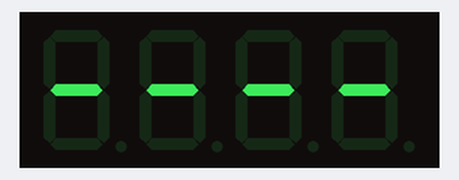
Simulated run of this program. Board: Arduino Uno, built with avr-gcc and run on an emulated ATmega328P. On the bench: 4-digit seven-segment display.

Above: at 0.1 s.
At 0.6 s:
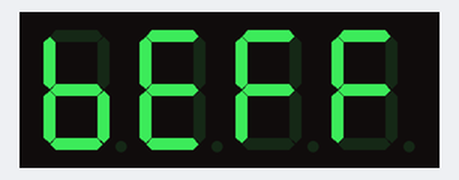
At 1.1 s:
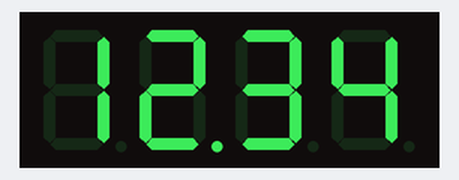
At 10.65 s:
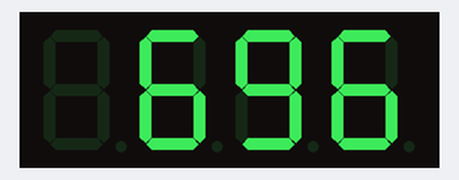
At 20.2 s:
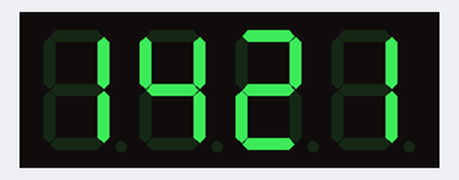
At 39.78 s:
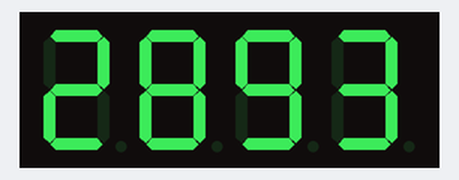

The program:

main.cpp
```cpp
#include <Arduino.h>
#include <Wire.h>
#include <SPI.h>
#include "Adafruit_GFX.h"
#include "Adafruit_LEDBackpack.h"


Adafruit_7segment matrix = Adafruit_7segment();

void setup()
{
    matrix.begin(0x70);
}

void loop()
{
  matrix.print(10000, DEC);
  matrix.writeDisplay();
  delay(500);

  matrix.print(0xBEFF, HEX);
  matrix.writeDisplay();
  delay(500);

  matrix.print(12.34);
  matrix.writeDisplay();
  delay(500);

  for (uint16_t counter = 0; counter < 9999; counter++)
  {
    matrix.print(counter);
    matrix.writeDisplay();
    delay(10);
  }
}
```

Measured:
- what the display in image 1 shows lasts 0.5 s, from 0.5 s to 1.0 s
